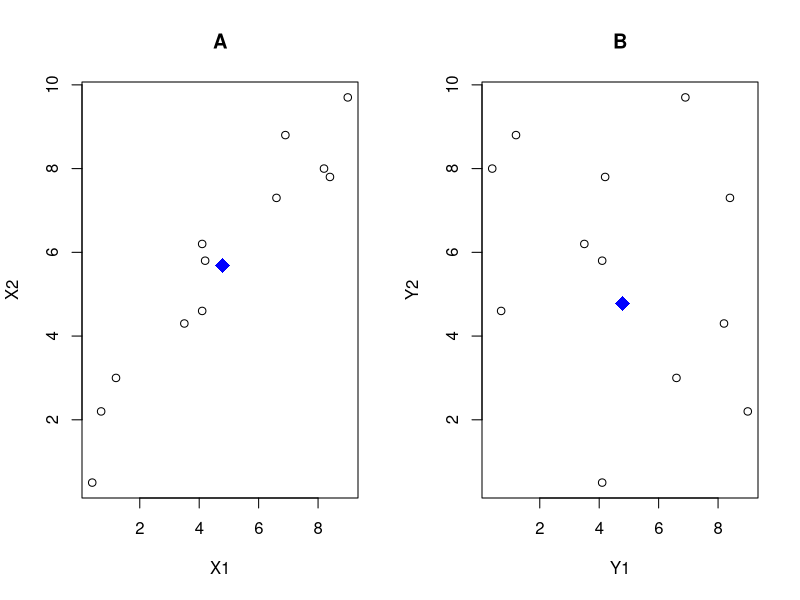

Write R code to recreate this figure.
#######Packages#################################################
install.packages("readxl")
install.packages("corrplot")
install.packages("aplpack")
install.packages("fmsb")
install.packages("MVar.pt")
install.packages("tidyverse")
#######Load the data###########################################
library(readxl)
DD <- read_excel("DDMomentos.xlsx")
#######Scatter plot###########################################
Med_X1<-mean(DD$X1)
Med_X2<-mean(DD$X2)
Med_Y1<-mean(DD$Y1)
Med_Y2<-mean(DD$Y1)
par(mfrow = c(1,2))
plot(DD$X2~DD$X1, main="A", xlab="X1", ylab="X2")
points(Med_X2~Med_X1, col="blue", pch=18, cex=2)
plot(DD$Y2~DD$Y1, main="B", xlab="Y1", ylab="Y2")
points(Med_Y2~Med_Y1, col="blue", pch=18, cex=2)
#######Covariance Matrix########################################################
MDDX<-as.matrix(cbind(DD$X1,DD$X2)) #matriz com colunas X1 e X2 somente
colnames(MDDX) <- c("X1", "X2") #renomeando as colunas
DDCovX<-cov(MDDX) #Matriz de variancias e covariancias entre X1 e X2
DDCovX
round(DDCovX, 2)
#######Total and Generalized Variances###########################################
#total:
sum(diag(DDCovX)) #traço da matriz de var-cov é a soma das diagonais da matriz (no caso, as variancias de X1, X2)
#generalized:
det(DDCovX)
#######Correlation Matrix#######################################################
DDCor<-cor(MDDX)
round(DDCor,2)




